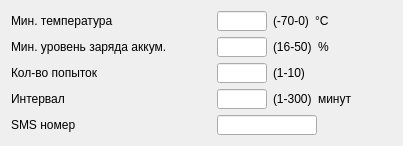
             <widget class="QWidget" name="page_ConfigServerSet2">
              <layout class="QFormLayout" name="formLayout_3">
               <item row="0" column="0">
                <widget class="QLabel" name="label_76">
                 <property name="minimumSize">
                  <size>
                   <width>200</width>
                   <height>0</height>
                  </size>
                 </property>
                 <property name="maximumSize">
                  <size>
                   <width>200</width>
                   <height>16777215</height>
                  </size>
                 </property>
                 <property name="text">
                  <string>Мин. температура</string>
                 </property>
                </widget>
               </item>
               <item row="0" column="1">
                <layout class="QHBoxLayout" name="horizontalLayout_23">
                 <item>
                  <widget class="QLineEdit" name="lineEdit_Config_c2s_minTemp">
                   <property name="sizePolicy">
                    <sizepolicy hsizetype="Expanding" vsizetype="Fixed">
                     <horstretch>0</horstretch>
                     <verstretch>0</verstretch>
                    </sizepolicy>
                   </property>
                   <property name="minimumSize">
                    <size>
                     <width>50</width>
                     <height>20</height>
                    </size>
                   </property>
                   <property name="maximumSize">
                    <size>
                     <width>50</width>
                     <height>20</height>
                    </size>
                   </property>
                   <property name="text">
                    <string/>
                   </property>
                   <property name="readOnly">
                    <bool>false</bool>
                   </property>
                   <property name="placeholderText">
                    <string/>
                   </property>
                  </widget>
                 </item>
                 <item>
                  <widget class="QLabel" name="label_102">
                   <property name="maximumSize">
                    <size>
                     <width>16777215</width>
                     <height>16777215</height>
                    </size>
                   </property>
                   <property name="text">
                    <string>(-70-0)</string>
                   </property>
                  </widget>
                 </item>
                 <item>
                  <widget class="QLabel" name="label_90">
                   <property name="sizePolicy">
                    <sizepolicy hsizetype="Minimum" vsizetype="Minimum">
                     <horstretch>0</horstretch>
                     <verstretch>0</verstretch>
                    </sizepolicy>
                   </property>
                   <property name="maximumSize">
                    <size>
                     <width>20</width>
                     <height>16777215</height>
                    </size>
                   </property>
                   <property name="text">
                    <string>°С</string>
                   </property>
                  </widget>
                 </item>
                 <item>
                  <spacer name="horizontalSpacer_4">
                   <property name="orientation">
                    <enum>Qt::Horizontal</enum>
                   </property>
                   <property name="sizeHint" stdset="0">
                    <size>
                     <width>40</width>
                     <height>20</height>
                    </size>
                   </property>
                  </spacer>
                 </item>
                </layout>
               </item>
               <item row="1" column="0">
                <widget class="QLabel" name="label_89">
                 <property name="minimumSize">
                  <size>
                   <width>200</width>
                   <height>0</height>
                  </size>
                 </property>
                 <property name="maximumSize">
                  <size>
                   <width>200</width>
                   <height>16777215</height>
                  </size>
                 </property>
                 <property name="text">
                  <string>Мин. уровень заряда аккум.</string>
                 </property>
                </widget>
               </item>
               <item row="1" column="1">
                <layout class="QHBoxLayout" name="horizontalLayout_24">
                 <item>
                  <widget class="QLineEdit" name="lineEdit_Config_c2s_minBattery">
                   <property name="sizePolicy">
                    <sizepolicy hsizetype="Expanding" vsizetype="Fixed">
                     <horstretch>0</horstretch>
                     <verstretch>0</verstretch>
                    </sizepolicy>
                   </property>
                   <property name="minimumSize">
                    <size>
                     <width>50</width>
                     <height>20</height>
                    </size>
                   </property>
                   <property name="maximumSize">
                    <size>
                     <width>50</width>
                     <height>20</height>
                    </size>
                   </property>
                   <property name="text">
                    <string/>
                   </property>
                   <property name="readOnly">
                    <bool>false</bool>
                   </property>
                   <property name="placeholderText">
                    <string/>
                   </property>
                  </widget>
                 </item>
                 <item>
                  <widget class="QLabel" name="label_103">
                   <property name="text">
                    <string>(16-50)</string>
                   </property>
                  </widget>
                 </item>
                 <item>
                  <widget class="QLabel" name="label_91">
                   <property name="sizePolicy">
                    <sizepolicy hsizetype="Minimum" vsizetype="Minimum">
                     <horstretch>0</horstretch>
                     <verstretch>0</verstretch>
                    </sizepolicy>
                   </property>
                   <property name="maximumSize">
                    <size>
                     <width>20</width>
                     <height>16777215</height>
                    </size>
                   </property>
                   <property name="text">
                    <string>%</string>
                   </property>
                  </widget>
                 </item>
                 <item>
                  <spacer name="horizontalSpacer_3">
                   <property name="orientation">
                    <enum>Qt::Horizontal</enum>
                   </property>
                   <property name="sizeHint" stdset="0">
                    <size>
                     <width>40</width>
                     <height>20</height>
                    </size>
                   </property>
                  </spacer>
                 </item>
                </layout>
               </item>
               <item row="2" column="0">
                <widget class="QLabel" name="label_86">
                 <property name="minimumSize">
                  <size>
                   <width>200</width>
                   <height>0</height>
                  </size>
                 </property>
                 <property name="maximumSize">
                  <size>
                   <width>200</width>
                   <height>16777215</height>
                  </size>
                 </property>
                 <property name="text">
                  <string>Кол-во попыток</string>
                 </property>
                </widget>
               </item>
               <item row="2" column="1">
                <layout class="QHBoxLayout" name="horizontalLayout_25">
                 <item>
                  <widget class="QLineEdit" name="lineEdit_Config_c2snoftry">
                   <property name="sizePolicy">
                    <sizepolicy hsizetype="Expanding" vsizetype="Fixed">
                     <horstretch>0</horstretch>
                     <verstretch>0</verstretch>
                    </sizepolicy>
                   </property>
                   <property name="minimumSize">
                    <size>
                     <width>50</width>
                     <height>20</height>
                    </size>
                   </property>
                   <property name="maximumSize">
                    <size>
                     <width>50</width>
                     <height>20</height>
                    </size>
                   </property>
                   <property name="text">
                    <string/>
                   </property>
                   <property name="readOnly">
                    <bool>false</bool>
                   </property>
                   <property name="placeholderText">
                    <string/>
                   </property>
                  </widget>
                 </item>
                 <item>
                  <widget class="QLabel" name="label_104">
                   <property name="text">
                    <string>(1-10)</string>
                   </property>
                  </widget>
                 </item>
                </layout>
               </item>
               <item row="3" column="0">
                <widget class="QLabel" name="label_87">
                 <property name="minimumSize">
                  <size>
                   <width>200</width>
                   <height>0</height>
                  </size>
                 </property>
                 <property name="maximumSize">
                  <size>
                   <width>200</width>
                   <height>16777215</height>
                  </size>
                 </property>
                 <property name="text">
                  <string>Интервал</string>
                 </property>
                </widget>
               </item>
               <item row="3" column="1">
                <layout class="QHBoxLayout" name="horizontalLayout_26">
                 <item>
                  <widget class="QLineEdit" name="lineEdit_Config_c2s_tryperiod">
                   <property name="sizePolicy">
                    <sizepolicy hsizetype="Expanding" vsizetype="Fixed">
                     <horstretch>0</horstretch>
                     <verstretch>0</verstretch>
                    </sizepolicy>
                   </property>
                   <property name="minimumSize">
                    <size>
                     <width>50</width>
                     <height>20</height>
                    </size>
                   </property>
                   <property name="maximumSize">
                    <size>
                     <width>50</width>
                     <height>20</height>
                    </size>
                   </property>
                   <property name="text">
                    <string/>
                   </property>
                   <property name="readOnly">
                    <bool>false</bool>
                   </property>
                   <property name="placeholderText">
                    <string/>
                   </property>
                  </widget>
                 </item>
                 <item>
                  <widget class="QLabel" name="label_105">
                   <property name="text">
                    <string>(1-300)</string>
                   </property>
                  </widget>
                 </item>
                 <item>
                  <widget class="QLabel" name="label_92">
                   <property name="text">
                    <string>минут</string>
                   </property>
                  </widget>
                 </item>
                 <item>
                  <spacer name="horizontalSpacer_5">
                   <property name="orientation">
                    <enum>Qt::Horizontal</enum>
                   </property>
                   <property name="sizeHint" stdset="0">
                    <size>
                     <width>40</width>
                     <height>20</height>
                    </size>
                   </property>
                  </spacer>
                 </item>
                </layout>
               </item>
               <item row="4" column="0">
                <widget class="QLabel" name="label_88">
                 <property name="minimumSize">
                  <size>
                   <width>200</width>
                   <height>0</height>
                  </size>
                 </property>
                 <property name="maximumSize">
                  <size>
                   <width>200</width>
                   <height>16777215</height>
                  </size>
                 </property>
                 <property name="layoutDirection">
                  <enum>Qt::LeftToRight</enum>
                 </property>
                 <property name="text">
                  <string>SMS номер</string>
                 </property>
                </widget>
               </item>
               <item row="4" column="1">
                <widget class="QLineEdit" name="lineEdit_Config_c2s_mobileNumber">
                 <property name="sizePolicy">
                  <sizepolicy hsizetype="Expanding" vsizetype="Fixed">
                   <horstretch>0</horstretch>
                   <verstretch>0</verstretch>
                  </sizepolicy>
                 </property>
                 <property name="minimumSize">
                  <size>
                   <width>50</width>
                   <height>20</height>
                  </size>
                 </property>
                 <property name="maximumSize">
                  <size>
                   <width>100</width>
                   <height>20</height>
                  </size>
                 </property>
                 <property name="text">
                  <string/>
                 </property>
                 <property name="readOnly">
                  <bool>false</bool>
                 </property>
                 <property name="placeholderText">
                  <string/>
                 </property>
                </widget>
               </item>
              </layout>
             </widget>
